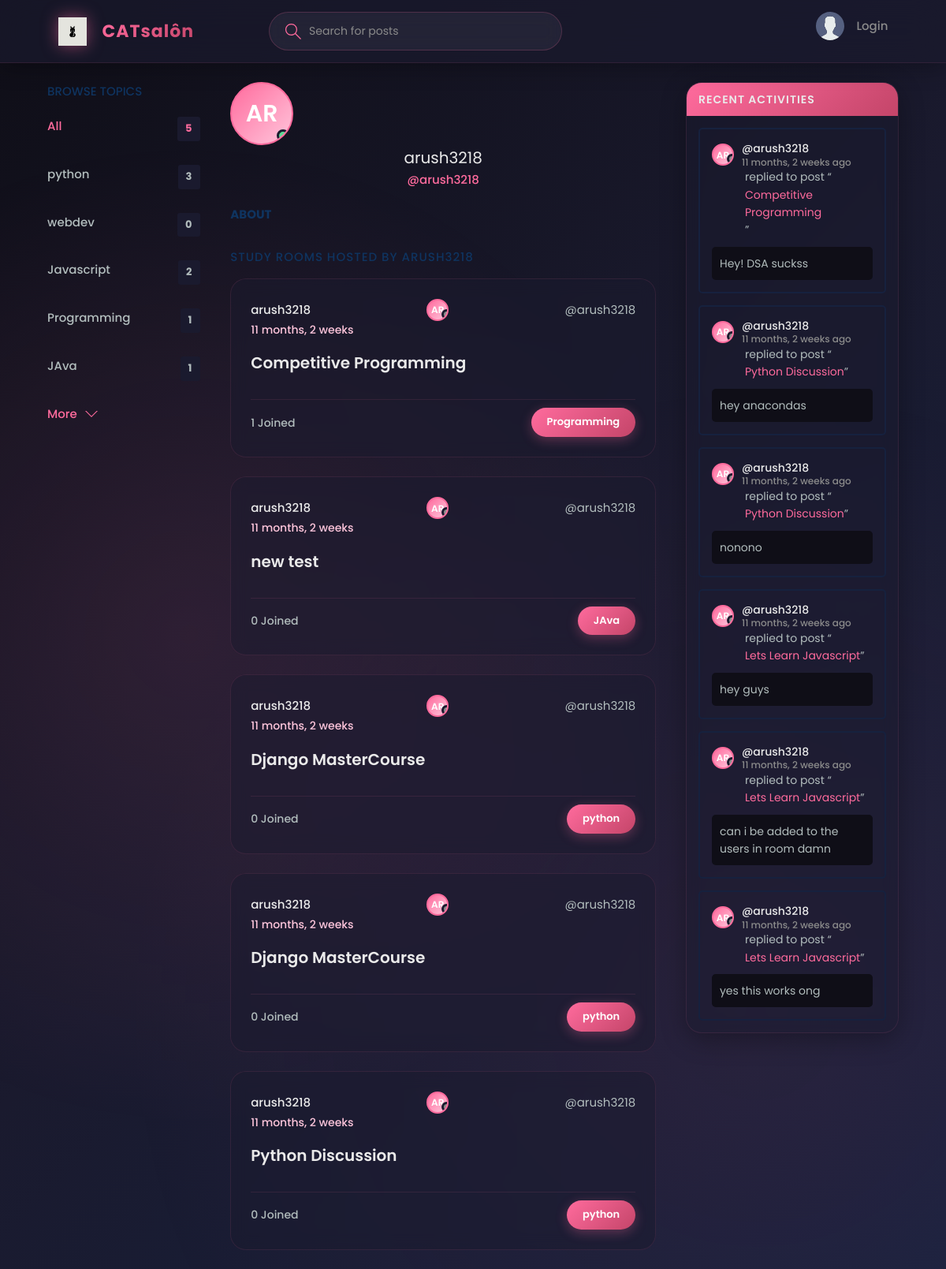
Page /profile/1/ on the earlier database version.
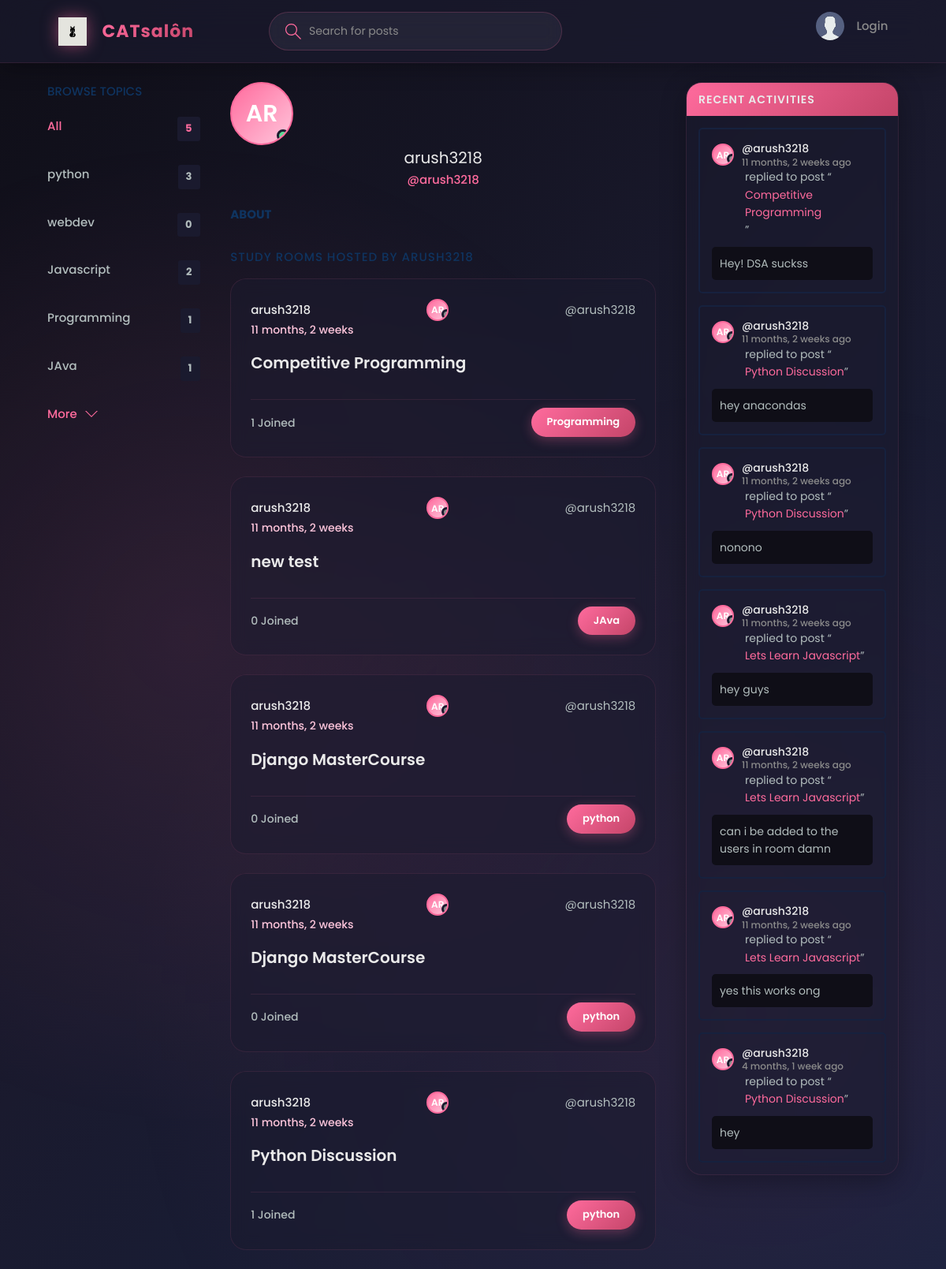
Same page on the later database version.
### base/models.py (models this page shows, shortened)
class Topic(models.Model):
    name = models.CharField(max_length=200)

class Room(models.Model):
    host = models.ForeignKey(User, on_delete=models.SET_NULL, null=True)
    topic = models.ForeignKey(Topic, on_delete=models.SET_NULL, null=True)
    name = models.CharField(max_length=200)
    description = models.TextField(null=True, blank=True)
    participants = models.ManyToManyField(User, related_name='participants', blank=True)
    updated = models.DateTimeField(auto_now =True)
    created = models.DateTimeField(auto_now_add=True)
    class Meta:
        ordering = ['-updated', '-created']
    def __str__(self):
        return self.name

class Message(models.Model):
    user = models.ForeignKey(User, on_delete=models.CASCADE)
    room = models.ForeignKey(Room, on_delete=models.CASCADE)
    body = models.TextField()
    updated = models.DateTimeField(auto_now =True)
    created = models.DateTimeField(auto_now_add=True)

### base/views.py (the view)
# urls.py: path('profile/<str:pk>/', views.userProfile, name="user_profile"),
def userProfile(request, pk):
    user = User.objects.get(id=pk)
    rooms = user.room_set.all()
    room_messages = user.message_set.all()
    topics = Topic.objects.all()
    context = {'user': user, 'rooms': rooms,
               'room_messages': room_messages, 'topics': topics}
    return render(request, 'base/profile.html', context)

### base/templates/base/profile.html (shortened to what this page needs)
{% extends 'main.html' %}
{% block content %}
<main class="profile-page layout layout--3">
  <div class="container">
    {% include 'base/topics_component.html' %}
    <div class="roomList">
      <div class="profile">
        <div class="profile__avatar">
          <div class="avatar avatar--large active">
            {{ user.username|slice:":2"|upper }}
          </div>
        </div>
        <div class="profile__info">
          <h3>{{user.username}}</h3>
          <p>@{{user.username}}</p>
        </div>
        <div class="profile__about">
          <h3>About</h3>
        </div>
      </div>
      <div class="roomList__header">
        <div>
          <h2>Study Rooms Hosted by {{user.username}}</a>
          </h2>
        </div>
      </div>
      {% include 'base/feed_component.html' %}
    </div>
    {% include 'base/activity_component.html' %}
  </div>
</main>
{% endblock content %}

### templates/main.html (shortened to what this page needs)
<!DOCTYPE html>
{% load static %}
<html lang="en">
  <head>
    <link rel="stylesheet" href="{% static 'styles/style.css' %}" />
  </head>
  <body>
    {% include 'navbar.html' %}  {% block content %} {% endblock %}
  </body>
</html>

### templates/navbar.html (shortened to what this page needs)
{% load static %}
<header class="header header--loggedIn">
  <div class="container">
    <a href="{% url 'home' %}" class="header__logo">
      <img src="{% static 'images/logo.png' %}" />
      <h1>CATsalôn</h1>
    </a>
    <form class="header__search" method="GET" action="{% url 'home' %}">
      <label>
        <input name="q" placeholder="Search for posts" />
      </label>
    </form>
    <nav class="header__menu">
      {% if request.user.is_authenticated%}
      <div class="header__user">
        <a href="{% url 'update_user' %}">
          <div class="avatar avatar--medium active">
            {{ request.user.username|slice:":2"|upper }}
          </div>
          <p>
            {{ request.user.username }}
            <span>@{{ request.user.username }}</span>
          </p>
        </a>
        <button class="dropdown-button">
          <svg
            version="1.1"
            xmlns="http://www.w3.org/2000/svg"
            width="32"
            height="32"
            viewBox="0 0 32 32"
          >
            <title>chevron-down</title>
            <path d="M16 21l-13-13h-3l16 16 16-16h-3l-13 13z"></path>
          </svg>
        </button>
      </div>
      {% else %} {% comment %} Not Logged In {% endcomment %}
      <a href="{% url 'login' %}">
        <img src="{% static 'images/avatar.svg'%}" />
        <p>Login</p>
      </a>
      {% endif %}
    </nav>
  </div>
</header>

### base/templates/base/topics_component.html
<div class="topics">
  <div class="topics__header">
    <h2>Browse Topics</h2>
  </div>
  <ul class="topics__list">
    <li>
      <a href="{% url 'home' %}" class="active"
        >All <span>{{topics.count}}</span></a
      >
    </li>
    <li>{% for topic in topics %}</li>
    <li>
      <a href="{% url 'home' %}?q={{topic.name}}">
        {{ topic.name }}
        <span>{{ topic.room_set.count }}</span>
      </a>
    </li>
    {% endfor %}
  </ul>
  <a class="btn btn--link" href="{% url 'topics' %}">
    More
    <svg
      version="1.1"
      xmlns="http://www.w3.org/2000/svg"
      width="32"
      height="32"
      viewBox="0 0 32 32"
    >
      <title>chevron-down</title>
      <path d="M16 21l-13-13h-3l16 16 16-16h-3l-13 13z"></path>
    </svg>
  </a>
</div>

### base/templates/base/feed_component.html
{% for room in rooms %}
<div class="roomListRoom">
  <div class="roomListRoom__header">
    {% if room.host %}
    <a
      href="{% url 'user_profile' room.host.id %}"
      class="roomListRoom__author"
    >
      {{ room.host.username }}
    </a>
    {% else %}
    <span class="roomListRoom__author">Unknown Host</span>
    {% endif %}
    <div class="avatar avatar--small">
      {{ room.host.username|slice:":2"|upper }}
    </div>
    <span>@{{ room.host.username }}</span>
  </div>
  <div class="roomListRoom__actions">
    <span>{{ room.created|timesince }}</span>
  </div>
  <div class="roomListRoom__content">
    <a href="{% url 'room' room.id %}">{{ room.name }}</a>
  </div>
  <div class="roomListRoom__meta">
    <a href="{% url 'room' room.id %}" class="roomListRoom__joined">
      {{ room.participants.all.count }} Joined
    </a>
    <p class="roomListRoom__topic">{{ room.topic.name }}</p>
  </div>
</div>
{% endfor %}

### base/templates/base/activity_component.html (shortened to what this page needs)
<div class="activities">
  <div class="activities__header">
    <h2>Recent Activities</h2>
  </div>
  {% for message in room_messages %}
  <div class="activities__box">
    <div class="activities__boxHeader roomListRoom__header">
      <a
        href="{% url 'user_profile' message.user.id %}"
        class="roomListRoom__author"
      >
        <div class="avatar avatar--small">
          {{ message.user.username|slice:":2"|upper }}
        </div>
        <p>
          @{{message.user.username}}
          <span>{{message.created|timesince}} ago</span>
        </p>
      </a>
    </div>
    <div class="activities__boxContent">
      <p>
        replied to post “<a href="{% url 'room' message.room.id %}"
          >{{message.room}}</a
        >”
      </p>
      <div class="activities__boxRoomContent">{{message.body}}</div>
    </div>
  </div>
  {% endfor %}
</div>

Differences in the rows shown:
computed for Room "Python Discussion": participants.all.count "0" → "1"
added Message: user.username "AR", user.username "arush3218", created "4 months, 1 week", room "Python Discussion", body "hey"
